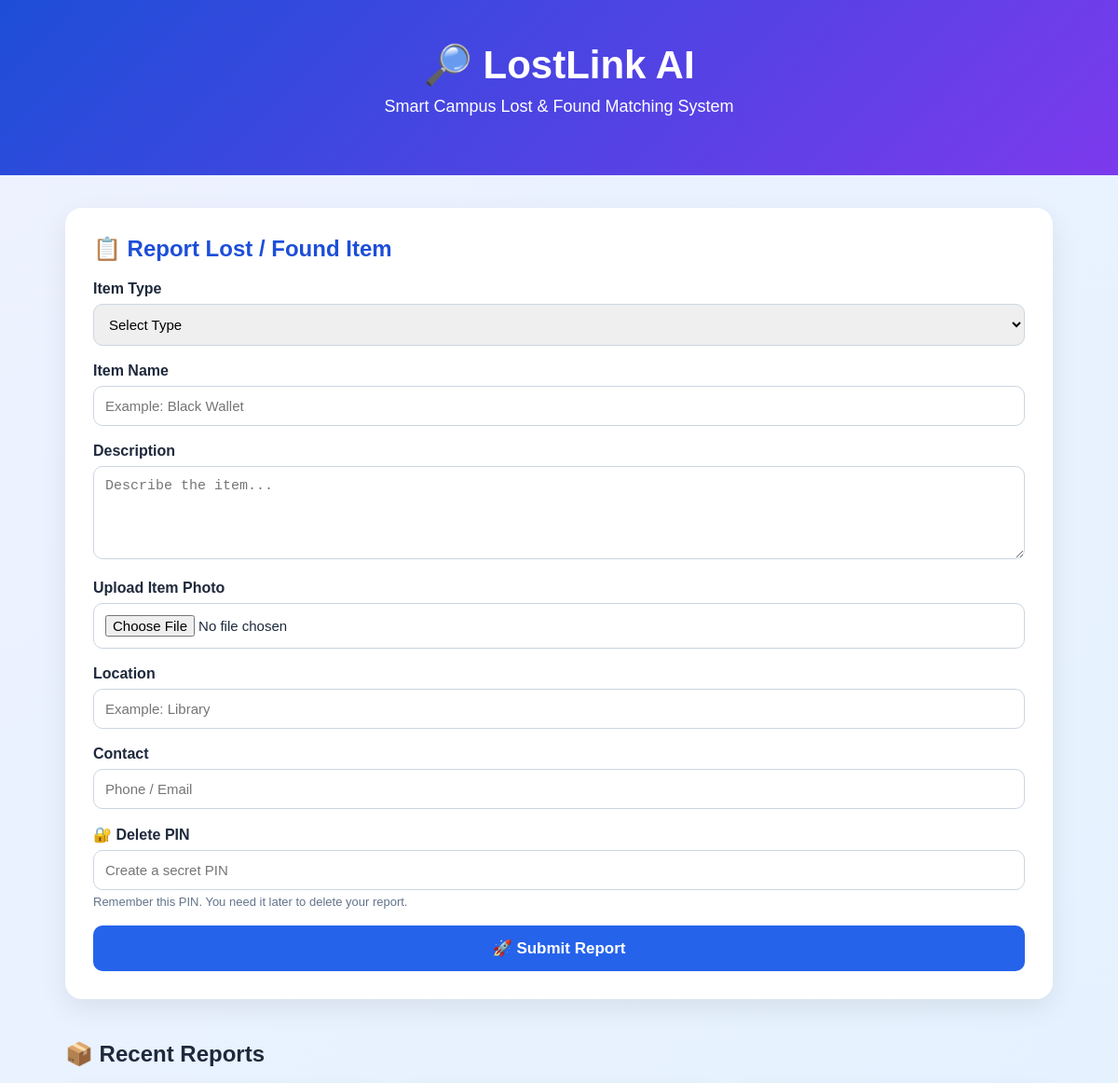
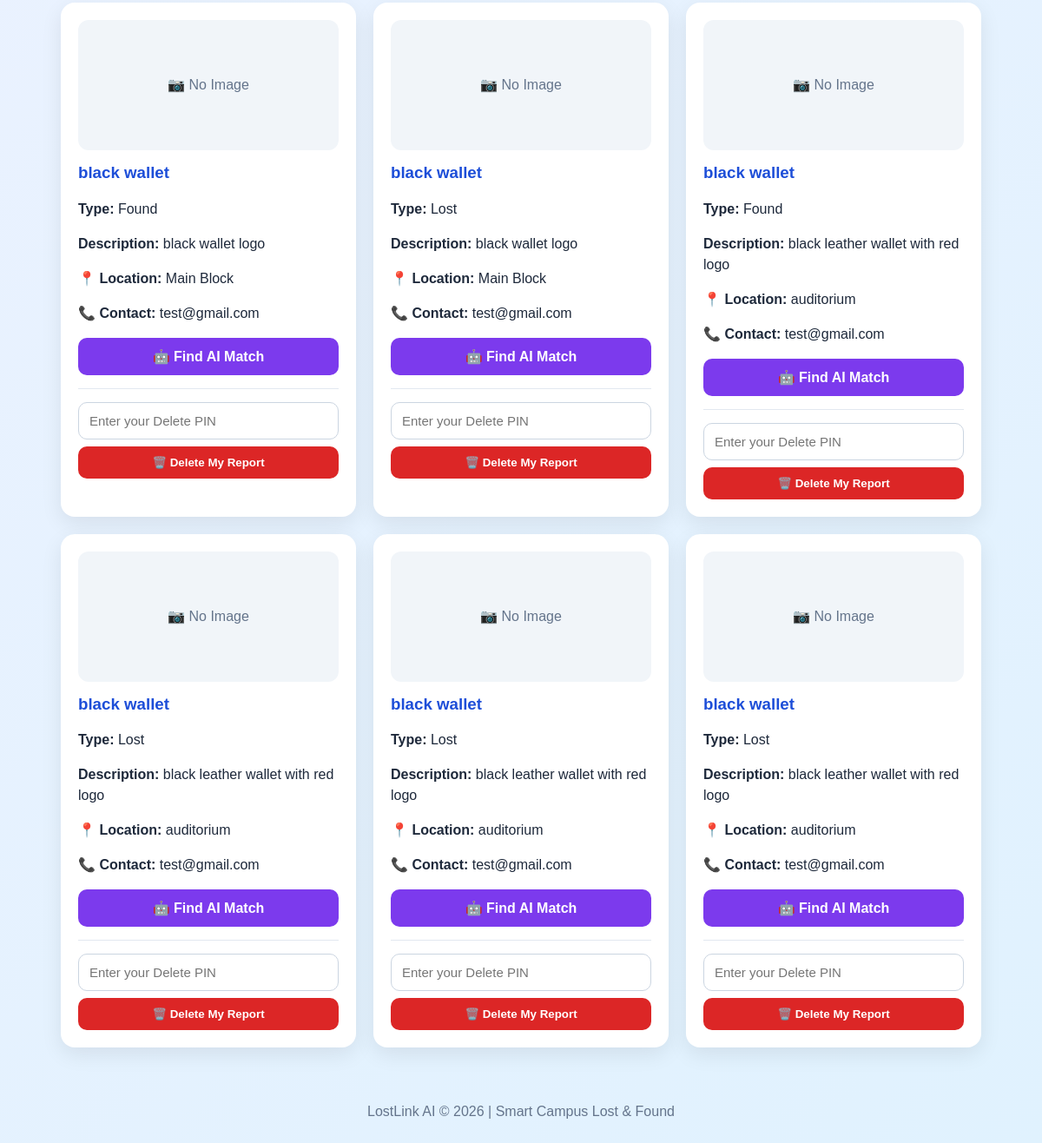
The page / on the database its author committed (2 pictures, top to bottom).
### tables this page shows
CREATE TABLE items (
            id INTEGER PRIMARY KEY AUTOINCREMENT,
            item_type TEXT,
            item_name TEXT,
            description TEXT,
            location TEXT,
            contact TEXT
        , image TEXT, delete_pin TEXT);

### app.py (the view)
@app.route("/")
def home():
    conn = sqlite3.connect("lostlink.db")
    items = conn.execute("""
        SELECT * FROM items
        ORDER BY id DESC
    """).fetchall()
    conn.close()
    return render_template(
        "index.html",
        items=items
    )

### templates/index.html (shortened to what this page needs)
<!DOCTYPE html>
<html lang="en">
<head>
</head>
<body>
    <div class="hero">
        <h1>🔎 LostLink AI</h1>
        <p>Smart Campus Lost & Found Matching System</p>
    </div>
    <div class="container">
        <div class="form-card">
            <h2>📋 Report Lost / Found Item</h2>
            <form
                action="/report"
                method="POST"
                enctype="multipart/form-data"
            >
                <div class="form-group">
                    <label>Item Type</label>
                    <select name="item_type" required>
                        <option value="">Select Type</option>
                    </select>
                </div>
                <div class="form-group">
                    <label>Item Name</label>
                    <input
                        type="text"
                        name="item_name"
                        placeholder="Example: Black Wallet"
                        required
                    >
                </div>
                <div class="form-group">
                    <label>Description</label>
                    <textarea
                        name="description"
                        placeholder="Describe the item..."
                        required
                    ></textarea>
                </div>
                <div class="form-group">
                    <label>Upload Item Photo</label>
                    <input
                        type="file"
                        name="image"
                        accept="image/*"
                    >
                </div>
                <div class="form-group">
                    <label>Location</label>
                    <input
                        type="text"
                        name="location"
                        placeholder="Example: Library"
                        required
                    >
                </div>
                <div class="form-group">
                    <label>Contact</label>
                    <input
                        type="text"
                        name="contact"
                        placeholder="Phone / Email"
                        required
                    >
                </div>
                <div class="form-group">
                    <label>🔐 Delete PIN</label>
                    <input
                        type="password"
                        name="delete_pin"
                        placeholder="Create a secret PIN"
                        required
                    >
                    <div class="pin-note">
                        Remember this PIN. You need it later to delete your report.
                    </div>
                </div>
                <button
                    type="submit"
                    class="submit-btn"
                >
                    🚀 Submit Report
                </button>
            </form>
        </div>
        <h2 class="reports-title">
            📦 Recent Reports
        </h2>
        <div class="reports">
            {% for item in items %}
            <div class="item-card">
                {% if item[6] %}
                    <img
                        src="{{ url_for('static', filename='uploads/' + item[6]) }}"
                        class="item-image"
                        alt="Item Image"
                    >
                {% else %}
                    <div class="no-image">
                        📷 No Image
                    </div>
                {% endif %}
                <h3>
                    {{ item[2] }}
                </h3>
                <p>
                    <strong>Type:</strong>
                    {{ item[1] }}
                </p>
                <p>
                    <strong>Description:</strong>
                    {{ item[3] }}
                </p>
                <p>
                    <strong>📍 Location:</strong>
                    {{ item[4] }}
                </p>
                <p>
                    <strong>📞 Contact:</strong>
                    {{ item[5] }}
                </p>
                <a
                    href="/match/{{ item[0] }}"
                    class="match-btn"
                >
                    🤖 Find AI Match
                </a>
                <div class="delete-box">
                    <form
                        action="/delete/{{ item[0] }}"
                        method="POST"
                    >
                        <input
                            type="password"
                            name="delete_pin"
                            class="delete-input"
                            placeholder="Enter your Delete PIN"
                            required
                        >
                        <button
                            type="submit"
                            class="delete-btn"
                        >
                            🗑️ Delete My Report
                        </button>
                    </form>
                </div>
            </div>
            {% endfor %}
        </div>
    </div>
    <div class="footer">
        LostLink AI © 2026 | Smart Campus Lost & Found
    </div>
</body>
</html>

### templates/index.html (style rules this page uses)
* { box-sizing: border-box; }
body { margin: 0; font-family: Arial, sans-serif; background: linear-gradient(135deg, #eef2ff, #e0f2fe); color: #1e293b; }
.hero { background: linear-gradient(135deg, #1d4ed8, #7c3aed); color: white; padding: 45px 20px; text-align: center; }
.hero h1 { margin: 0; font-size: 42px; }
.hero p { font-size: 18px; margin-top: 10px; }
.container { max-width: 1100px; margin: 35px auto; padding: 0 20px; }
.form-card { background: white; padding: 30px; border-radius: 18px; box-shadow: 0 10px 30px rgba(0, 0, 0, 0.08); }
.form-card h2 { margin-top: 0; color: #1d4ed8; }
.form-group { margin-bottom: 18px; }
label { display: block; font-weight: bold; margin-bottom: 7px; }
input, textarea, select { width: 100%; padding: 12px; border: 1px solid #cbd5e1; border-radius: 10px; font-size: 15px; }
textarea { min-height: 100px; resize: vertical; }
.submit-btn { width: 100%; padding: 14px; border: none; border-radius: 10px; background: #2563eb; color: white; font-size: 17px; font-weight: bold; cursor: pointer; }
.pin-note { font-size: 13px; color: #64748b; margin-top: 5px; }
.reports-title { margin-top: 45px; margin-bottom: 20px; }
.reports { display: grid; grid-template-columns: repeat(auto-fit, minmax(280px, 1fr)); gap: 20px; }
.item-card { background: white; padding: 20px; border-radius: 16px; box-shadow: 0 8px 25px rgba(0, 0, 0, 0.08); }
.item-card h3 { margin-top: 0; color: #1d4ed8; }
.item-card p { line-height: 1.5; }
.no-image { height: 150px; background: #f1f5f9; border-radius: 12px; display: flex; align-items: center; justify-content: center; color: #64748b; margin-bottom: 15px; }
.match-btn { display: block; width: 100%; padding: 12px; text-align: center; text-decoration: none; background: #7c3aed; color: white; border-radius: 10px; font-weight: bold; margin-top: 15px; }
.delete-box { margin-top: 15px; padding-top: 15px; border-top: 1px solid #e2e8f0; }
.delete-input { margin-bottom: 8px; }
.delete-btn { width: 100%; padding: 11px; border: none; border-radius: 10px; background: #dc2626; color: white; font-weight: bold; cursor: pointer; }
.footer { text-align: center; padding: 30px; color: #64748b; }

### rows shown on the page
items: image "📷 No Image", item_name "black wallet", item_type "Found", description "black wallet logo", location "Main Block", contact "test@gmail.com"
items: image "📷 No Image", item_name "black wallet", item_type "Lost", description "black wallet logo", location "Main Block", contact "test@gmail.com"
items: item_name "black wallet", item_type "Found", description "black leather wallet with red logo", location "auditorium", contact "test@gmail.com"
items: item_name "black wallet", item_type "Lost", description "black leather wallet with red logo", location "auditorium", contact "test@gmail.com"
items: item_name "black wallet", item_type "Lost", description "black leather wallet with red logo", location "auditorium", contact "test@gmail.com"
items: item_name "black wallet", item_type "Lost", description "black leather wallet with red logo", location "auditorium", contact "test@gmail.com"
